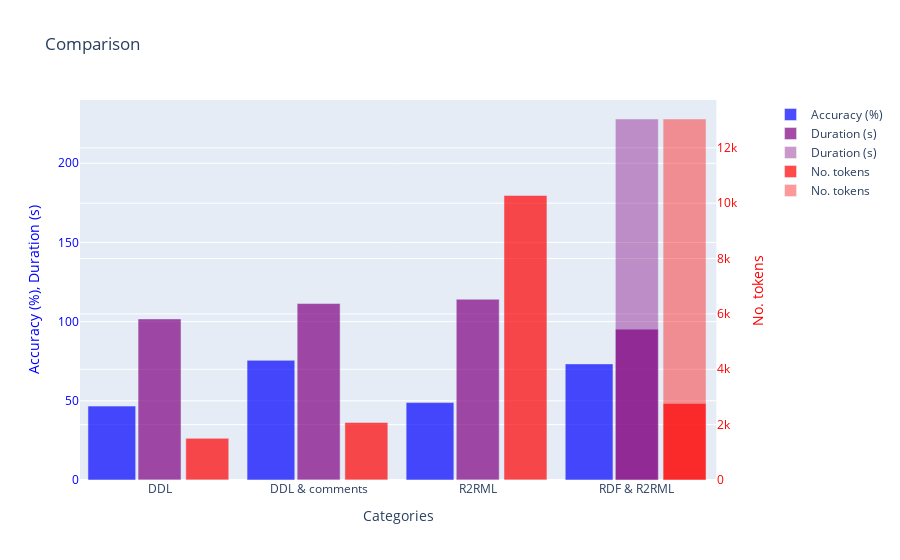

The notebook cell saved with this chart:
### Code cell
import plotly.graph_objects as go
from plotly.subplots import make_subplots

# Create subplots with secondary y-axis
fig = make_subplots(specs=[[{"secondary_y": True}]])

# Sample data
categories = ['DDL', 'DDL & comments', 'R2RML', 'RDF & R2RML']
values1 = [46.67, 75.56, 48.89, 73.33] # accuracy
values2 = [1505, 2077, 10280, 2762] # num tokens
values2_1 = [0, 0, 0, 10280+2762]
values3 = [df_combined['sql_ddl_dur'].sum(), 
           df_combined['sql_ddlcmt_dur'].sum(), 
           df_combined['sql_r2rml_dur'].sum(),
           df_combined['sparql_gen_dur'].sum() 
           ] # duration (s)
values3_1 = [0,0,0, df_combined['sparql_gen_dur'].sum() + df_combined['sql_sparql_dur'].sum()]

# Add first bar chart
fig.add_trace(
    go.Bar(x=categories, y=values1, name="Accuracy (%)", offsetgroup=1,
           marker_color='blue', opacity=0.7, width=0.3),
    secondary_y=False,
)
# Add third bar chart
fig.add_trace(
    go.Bar(x=categories, y=values3, name="Duration (s)", offsetgroup=0,
           marker_color='purple', opacity=0.7),
    secondary_y=False,
)
fig.add_trace(
    go.Bar(x=categories, y=values3_1, name="Duration (s)", offsetgroup=0,
           marker_color='purple', opacity=0.4),
    secondary_y=False,
)

# Add second bar chart
fig.add_trace(
    go.Bar(x=categories, y=values2, name="No. tokens", offsetgroup=2,
           marker_color='red', opacity=0.7),
    secondary_y=True,
)
fig.add_trace(
    go.Bar(x=categories, y=values2_1, name="No. tokens", offsetgroup=2,
           marker_color='red', opacity=0.4),
    secondary_y=True,
)

# Set y-axes titles
fig.update_yaxes(title_text="Accuracy (%), Duration (s)", secondary_y=False, color='blue')
fig.update_yaxes(title_text="No. tokens", secondary_y=True, color='red')

# Set x-axis title
fig.update_xaxes(title_text="Categories")

fig.update_layout(title="Comparison", barmode='group',
                  bargap=0.1, bargroupgap=0.1)
fig.show()

### Figure 1 — Plotly figure (JSON) as saved in the notebook; plotly's stock layout.template omitted (floating-point values rounded to 4 significant figures)
{"data": [{"marker": {"color": "blue"}, "name": "Accuracy (%)", "offsetgroup": "1", "opacity": 0.7, "type": "bar", "width": 0.3, "x": ["DDL", "DDL & comments", "R2RML", "RDF & R2RML"], "xaxis": "x", "y": [46.67, 75.56, 48.89, 73.33], "yaxis": "y"}, {"marker": {"color": "purple"}, "name": "Duration (s)", "offsetgroup": "0", "opacity": 0.7, "type": "bar", "x": ["DDL", "DDL & comments", "R2RML", "RDF & R2RML"], "xaxis": "x", "y": [101.7, 111.4, 114.1, 95.27], "yaxis": "y"}, {"marker": {"color": "purple"}, "name": "Duration (s)", "offsetgroup": "0", "opacity": 0.4, "type": "bar", "x": ["DDL", "DDL & comments", "R2RML", "RDF & R2RML"], "xaxis": "x", "y": [0, 0, 0, 228.0], "yaxis": "y"}, {"marker": {"color": "red"}, "name": "No. tokens", "offsetgroup": "2", "opacity": 0.7, "type": "bar", "x": ["DDL", "DDL & comments", "R2RML", "RDF & R2RML"], "xaxis": "x", "y": [1505, 2077, 10280, 2762], "yaxis": "y2"}, {"marker": {"color": "red"}, "name": "No. tokens", "offsetgroup": "2", "opacity": 0.4, "type": "bar", "x": ["DDL", "DDL & comments", "R2RML", "RDF & R2RML"], "xaxis": "x", "y": [0, 0, 0, 13042], "yaxis": "y2"}], "layout": {"bargap": 0.1, "bargroupgap": 0.1, "barmode": "group", "title": {"text": "Comparison"}, "xaxis": {"anchor": "y", "domain": [0, 0.94], "title": {"text": "Categories"}}, "yaxis": {"anchor": "x", "color": "blue", "domain": [0, 1], "title": {"text": "Accuracy (%), Duration (s)"}}, "yaxis2": {"anchor": "x", "color": "red", "overlaying": "y", "side": "right", "title": {"text": "No. tokens"}}}}
